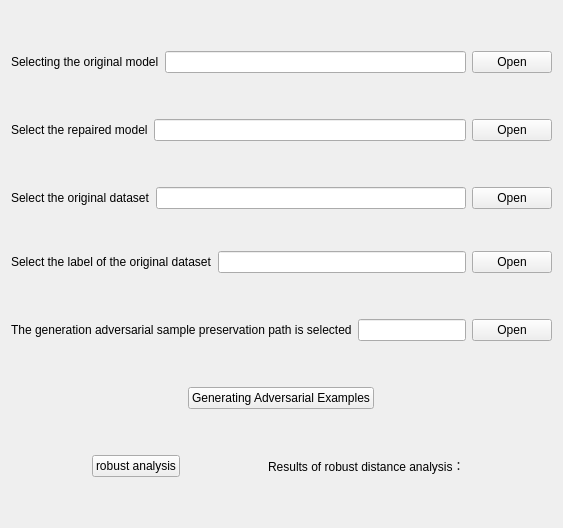
            <widget class="QWidget" name="tab_8">
             <attribute name="title">
              <string/>
             </attribute>
             <layout class="QVBoxLayout" name="verticalLayout_17">
              <item>
               <spacer name="verticalSpacer_14">
                <property name="orientation">
                 <enum>Qt::Vertical</enum>
                </property>
                <property name="sizeHint" stdset="0">
                 <size>
                  <width>20</width>
                  <height>40</height>
                 </size>
                </property>
               </spacer>
              </item>
              <item>
               <layout class="QHBoxLayout" name="horizontalLayout_40">
                <item>
                 <widget class="QLabel" name="label_2">
                  <property name="text">
                   <string>Selecting the original model</string>
                  </property>
                 </widget>
                </item>
                <item>
                 <widget class="QLineEdit" name="model_path"/>
                </item>
                <item>
                 <widget class="QPushButton" name="model_robustness">
                  <property name="text">
                   <string>Open</string>
                  </property>
                 </widget>
                </item>
               </layout>
              </item>
              <item>
               <spacer name="verticalSpacer_9">
                <property name="orientation">
                 <enum>Qt::Vertical</enum>
                </property>
                <property name="sizeHint" stdset="0">
                 <size>
                  <width>20</width>
                  <height>40</height>
                 </size>
                </property>
               </spacer>
              </item>
              <item>
               <layout class="QHBoxLayout" name="horizontalLayout_41">
                <item>
                 <widget class="QLabel" name="label_28">
                  <property name="text">
                   <string>Select the repaired model</string>
                  </property>
                 </widget>
                </item>
                <item>
                 <widget class="QLineEdit" name="repaired_model_path"/>
                </item>
                <item>
                 <widget class="QPushButton" name="repaired_model_rubustness">
                  <property name="text">
                   <string>Open</string>
                  </property>
                 </widget>
                </item>
               </layout>
              </item>
              <item>
               <spacer name="verticalSpacer_10">
                <property name="orientation">
                 <enum>Qt::Vertical</enum>
                </property>
                <property name="sizeHint" stdset="0">
                 <size>
                  <width>20</width>
                  <height>40</height>
                 </size>
                </property>
               </spacer>
              </item>
              <item>
               <layout class="QHBoxLayout" name="horizontalLayout_42">
                <item>
                 <widget class="QLabel" name="label_30">
                  <property name="text">
                   <string>Select the original dataset</string>
                  </property>
                 </widget>
                </item>
                <item>
                 <widget class="QLineEdit" name="dataset_path"/>
                </item>
                <item>
                 <widget class="QPushButton" name="dataset_robustness">
                  <property name="text">
                   <string>Open</string>
                  </property>
                 </widget>
                </item>
               </layout>
              </item>
              <item>
               <spacer name="verticalSpacer_13">
                <property name="orientation">
                 <enum>Qt::Vertical</enum>
                </property>
                <property name="sizeHint" stdset="0">
                 <size>
                  <width>20</width>
                  <height>36</height>
                 </size>
                </property>
               </spacer>
              </item>
              <item>
               <layout class="QHBoxLayout" name="horizontalLayout_68">
                <item>
                 <widget class="QLabel" name="label_33">
                  <property name="text">
                   <string>Select the label of the original dataset</string>
                  </property>
                 </widget>
                </item>
                <item>
                 <widget class="QLineEdit" name="dataset_label_path"/>
                </item>
                <item>
                 <widget class="QPushButton" name="dataset_label_robustness">
                  <property name="text">
                   <string>Open</string>
                  </property>
                 </widget>
                </item>
               </layout>
              </item>
              <item>
               <spacer name="verticalSpacer_11">
                <property name="orientation">
                 <enum>Qt::Vertical</enum>
                </property>
                <property name="sizeHint" stdset="0">
                 <size>
                  <width>20</width>
                  <height>40</height>
                 </size>
                </property>
               </spacer>
              </item>
              <item>
               <layout class="QVBoxLayout" name="verticalLayout_20">
                <item>
                 <layout class="QHBoxLayout" name="horizontalLayout_16">
                  <item>
                   <widget class="QLabel" name="label_31">
                    <property name="text">
                     <string>The generation adversarial sample preservation path is selected</string>
                    </property>
                   </widget>
                  </item>
                  <item>
                   <widget class="QLineEdit" name="countermeasure_robustness"/>
                  </item>
                  <item>
                   <widget class="QPushButton" name="countermeasure_path">
                    <property name="text">
                     <string>Open</string>
                    </property>
                   </widget>
                  </item>
                 </layout>
                </item>
                <item>
                 <spacer name="verticalSpacer_12">
                  <property name="orientation">
                   <enum>Qt::Vertical</enum>
                  </property>
                  <property name="sizeHint" stdset="0">
                   <size>
                    <width>20</width>
                    <height>40</height>
                   </size>
                  </property>
                 </spacer>
                </item>
                <item>
                 <layout class="QHBoxLayout" name="horizontalLayout_45">
                  <item>
                   <widget class="QPushButton" name="generate_countermeasure">
                    <property name="sizePolicy">
                     <sizepolicy hsizetype="Fixed" vsizetype="Fixed">
                      <horstretch>0</horstretch>
                      <verstretch>0</verstretch>
                     </sizepolicy>
                    </property>
                    <property name="text">
                     <string>Generating Adversarial Examples</string>
                    </property>
                   </widget>
                  </item>
                 </layout>
                </item>
               </layout>
              </item>
              <item>
               <spacer name="verticalSpacer_15">
                <property name="orientation">
                 <enum>Qt::Vertical</enum>
                </property>
                <property name="sizeHint" stdset="0">
                 <size>
                  <width>20</width>
                  <height>40</height>
                 </size>
                </property>
               </spacer>
              </item>
              <item>
               <layout class="QHBoxLayout" name="horizontalLayout_43" stretch="1,0,1,0,1">
                <item>
                 <spacer name="horizontalSpacer_36">
                  <property name="orientation">
                   <enum>Qt::Horizontal</enum>
                  </property>
                  <property name="sizeHint" stdset="0">
                   <size>
                    <width>40</width>
                    <height>20</height>
                   </size>
                  </property>
                 </spacer>
                </item>
                <item>
                 <widget class="QPushButton" name="calculate_robustness">
                  <property name="text">
                   <string>robust analysis</string>
                  </property>
                 </widget>
                </item>
                <item>
                 <spacer name="horizontalSpacer_35">
                  <property name="orientation">
                   <enum>Qt::Horizontal</enum>
                  </property>
                  <property name="sizeType">
                   <enum>QSizePolicy::Expanding</enum>
                  </property>
                  <property name="sizeHint" stdset="0">
                   <size>
                    <width>40</width>
                    <height>20</height>
                   </size>
                  </property>
                 </spacer>
                </item>
                <item>
                 <widget class="QLabel" name="label_27">
                  <property name="text">
                   <string>Results of robust distance analysis：</string>
                  </property>
                 </widget>
                </item>
                <item>
                 <widget class="QLabel" name="robustness_result">
                  <property name="text">
                   <string/>
                  </property>
                 </widget>
                </item>
               </layout>
              </item>
              <item>
               <spacer name="verticalSpacer_8">
                <property name="orientation">
                 <enum>Qt::Vertical</enum>
                </property>
                <property name="sizeHint" stdset="0">
                 <size>
                  <width>20</width>
                  <height>40</height>
                 </size>
                </property>
               </spacer>
              </item>
             </layout>
            </widget>
